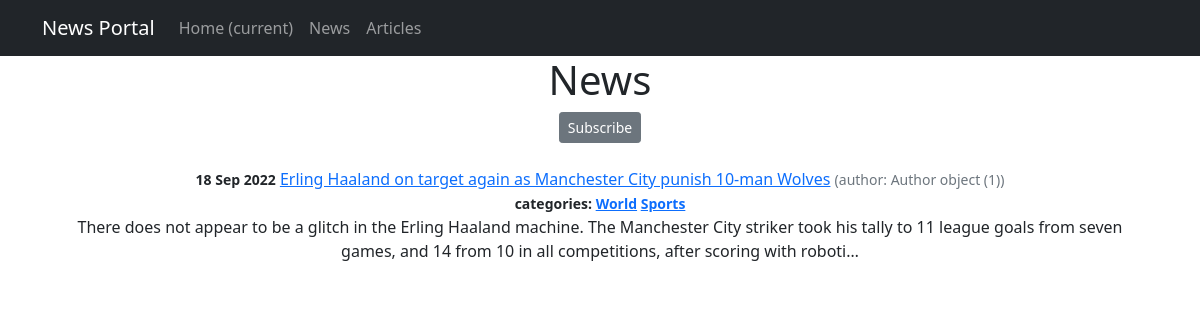
/articles/categories/3, run on the app's committed database.
### NewsPortal/models.py (models this page shows, shortened)
class Post(models.Model):
    author = models.ForeignKey(Author, on_delete=models.CASCADE)
    NEWS = 'NI'
    ARTICLE = 'AR'
    CATEGORY_CHOICES = (
        (NEWS, 'Новость'),
        (ARTICLE, 'Статья')
    )
    categoryType = models.CharField(max_length=2, choices=CATEGORY_CHOICES, default=NEWS)
    date = models.DateTimeField(auto_now_add=True)
    postCategory = models.ManyToManyField(Category, through='PostCategory')
    headline = models.CharField(max_length=128)
    text = models.TextField()
    rating = models.SmallIntegerField(default=0)

class Author(models.Model):
    authorUser = models.OneToOneField(User, on_delete=models.CASCADE)
    rating = models.SmallIntegerField(default=0)

class Category(models.Model):
    name = models.CharField(max_length=64, unique=True)
    subscribers = models.ManyToManyField(User, related_name='categories')
    def __str__(self):
        return self.name

### NewsPortal/views.py (the view)
# urls.py: path('categories/<int:pk>', CategoryListView.as_view(), name='category_list'),
class CategoryListView(ListView):
    model = Post
    template_name = 'category_list.html'
    context_object_name = 'category_news_list'
    def get_queryset(self):
        self.category = get_object_or_404(Category, id=self.kwargs['pk'])
        queryset = Post.objects.filter(postCategory=self.category).order_by('-date')
        return queryset
    def get_context_data(self, **kwargs):
        context = super().get_context_data(**kwargs)
        context['is_not_subscriber'] = self.request.user not in self.category.subscribers.all()
        context['category'] = self.category
        return context

### NewsPortal/templates/category_list.html (shortened to what this page needs)
{% extends 'flatpages/default.html' %}
{% load custom_filters %}
{% load custom_tags %}
{% block content %}
<h1 class="text-center">News</h1>
  {% if is_not_subscriber %}
    <p class="text-center"><a href="{% url 'subscribe' category.id %}" class="btn btn-secondary btn-sm">Subscribe</a></p>
  {% endif %}
<ul class="list-group list-group-flush">
    {% for post in category_news_list %}
        <li class="list-group-item">
            <small class="fw-bold">{{ post.date | date:'d M Y' }}</small>
            <a href="{% url 'post_detail' post.id %}">{{ post.headline }}</a>
            <small class="text-muted">(author: {{post.author}})</small><br>
            <small class="fw-bold">categories:
                {% for category in post.postCategory.all %}
                    <a href="{% url 'category_list' category.id %}">{{ category }}</a>
                {% endfor %}
            </small>
            <p>{{post.text | truncatechars:210}}</p>
        </li>
    {% endfor %}
</ul>
{% endblock content %}

### data on the page
Post: date "18 Sep 2022", headline "Erling Haaland on target again as Manchester City punish 10-man Wolves", author "Author object (1)", text "There does not appear to be a glitch in the Erling Haaland machine. The Manchester City striker took his tally to 11 league goals from seven games, and 14 from 10 in all competitions, after scoring with roboti…"
Category: name "World"
Category: name "Sports"
